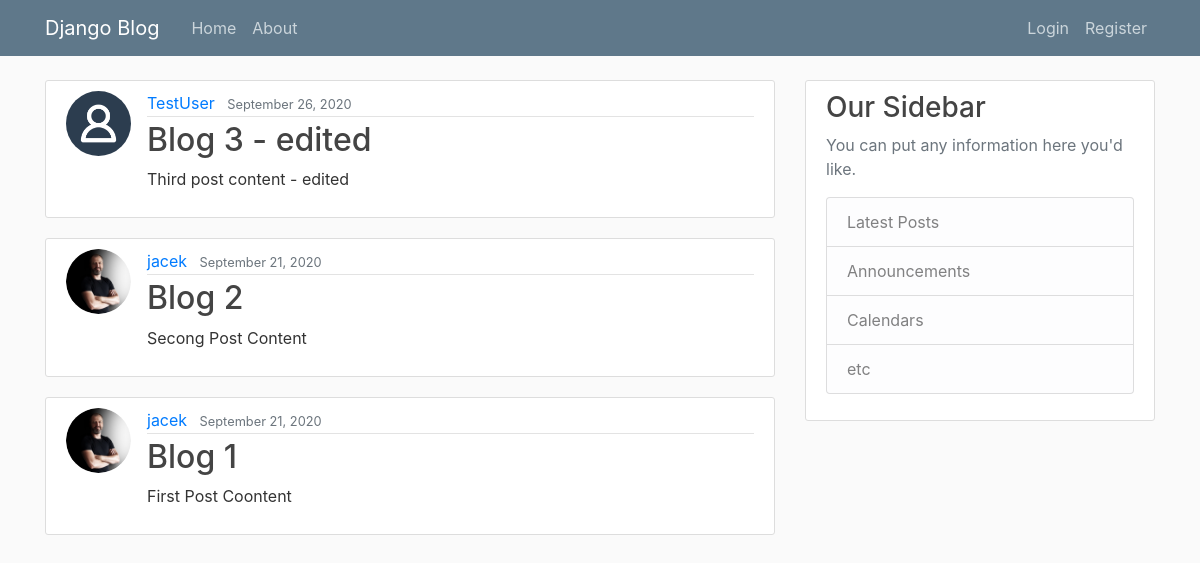
/, run on an earlier commit of the app's database.
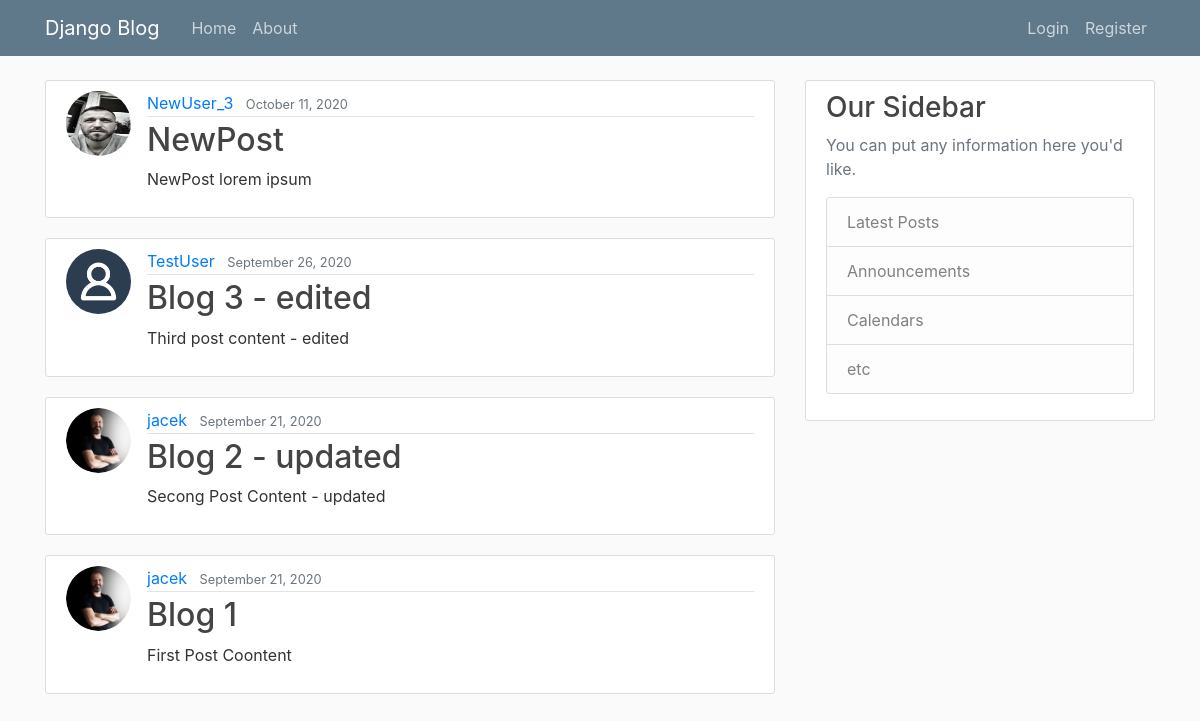
And on a later commit of the database.
### blog/models.py (models this page shows, shortened)
class Post(models.Model):  # w nawiasie po czym dziedziczy klasa(model)
    title = models.CharField(max_length=100)
    content = models.TextField()
    date_posted = models.DateTimeField(default=timezone.now)
    author = models.ForeignKey(User, on_delete=models.CASCADE)

### users/models.py (models this page shows, shortened)
class Profile(models.Model):
    user = models.OneToOneField(User, on_delete=models.CASCADE)
    image = models.ImageField(default='default.jpg', upload_to='profile_pics')

### blog/views.py (the view)
# urls.py: path('', PostListView.as_view(), name='blog-home'),
class PostListView(ListView):
    model = Post
    template_name = 'blog/home.html'
    context_object_name = 'posts'
    ordering = ['-date_posted']
    paginate_by = 5

### blog/templates/blog/home.html
{% extends "blog/base.html" %}
{% block content %}
{% for post in posts %}
      <article class="media content-section">
          <img class="rounded-circle article-img" src="{{ post.author.profile.image.url }}">
          <div class="media-body">
            <div class="article-metadata">
              <a class="mr-2" href="#">{{ post.author }}</a>
              <small class="text-muted">{{ post.date_posted|date:"F d, Y"  }}</small>
            </div>
            <h2><a class="article-title" href="{% url 'post-detail' post.id %}">{{ post.title }}</a></h2>
            <p class="article-content">{{ post.content }}</p>
          </div>
    </article>
{% endfor %}
{% endblock content %}

What changed in the data, as far as the page shows it:
added Post: author.profile.image (picture), author "NewUser_3", date_posted "October 11, 2020", title "NewPost", content "NewPost lorem ipsum"
changed Post: title "Blog 2" → "Blog 2 - updated"; content "Secong Post Content" → "Secong Post Content - updated"
